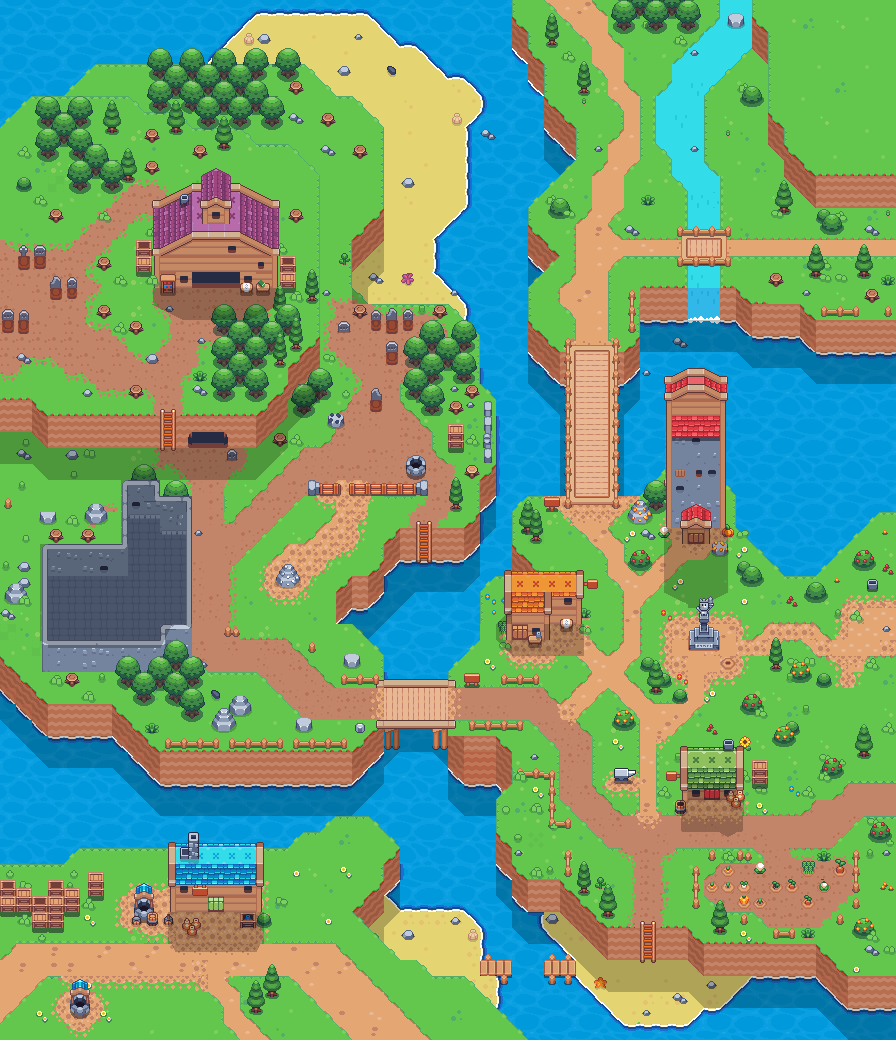

Rendered tile map (Tiled .tmx) drawn with the repository's tilesets; below, a short description and the map source with its tile grids summarised:
An orthogonal 56x65 tile map with 16x16 px tiles, 31 tile layers (water, beach, beach 2, land, ...).

<map version="1.10" tiledversion="1.10.2" orientation="orthogonal" renderorder="right-down" width="56" height="65" tilewidth="16" tileheight="16" infinite="0" nextlayerid="41" nextobjectid="1">
 <tileset firstgid="1" source="world_sprites.tsx" />
 <group id="38" name="base">
  <layer id="2" name="water" width="56" height="65">
   <data>[3640 cells, 3640 non-empty, 16 distinct tile ids]</data>
  </layer>
 </group>
 <group id="37" name="ground">
  <layer id="3" name="beach" width="56" height="65">
   <data>[3640 cells, 281 non-empty, 13 distinct tile ids]</data>
  </layer>
  <layer id="4" name="beach 2" width="56" height="65">
   <data>[3640 cells, 3 non-empty, 2 distinct tile ids]</data>
  </layer>
  <layer id="5" name="land" width="56" height="65">
   <data>[3640 cells, 2764 non-empty, 57 distinct tile ids]</data>
  </layer>
  <layer id="6" name="land 2" width="56" height="65">
   <data>[3640 cells, 143 non-empty, 25 distinct tile ids]</data>
  </layer>
  <layer id="7" name="cave" width="56" height="65">
   <data>[3640 cells, 27 non-empty, 5 distinct tile ids]</data>
  </layer>
  <layer id="8" name="waterfall" width="56" height="65">
   <data>[3640 cells, 59 non-empty, 12 distinct tile ids]</data>
  </layer>
 </group>
 <group id="36" name="waters">
  <layer id="9" name="animated water" width="56" height="65">
   <data>[3640 cells, 130 non-empty, 10 distinct tile ids]</data>
  </layer>
  <layer id="40" name="middle layer shadow" width="56" height="65">
   <data>[3640 cells, 1 non-empty, 1 distinct tile ids]</data>
  </layer>
  <layer id="10" name="animated water top" width="56" height="65">
   <data>[3640 cells, 13 non-empty, 4 distinct tile ids]</data>
  </layer>
 </group>
 <group id="35" name="road">
  <layer id="11" name="roads -1" width="56" height="65">
   <data>[3640 cells, 6 non-empty, 3 distinct tile ids]</data>
  </layer>
  <layer id="12" name="roads" width="56" height="65">
   <data>[3640 cells, 1018 non-empty, 51 distinct tile ids]</data>
  </layer>
  <layer id="13" name="roads 2" width="56" height="65">
   <data>[3640 cells, 231 non-empty, 25 distinct tile ids]</data>
  </layer>
  <layer id="14" name="roads 3" width="56" height="65">
   <data>[3640 cells, 32 non-empty, 9 distinct tile ids]</data>
  </layer>
 </group>
 <group id="34" name="bridge">
  <layer id="15" name="bridge shadow" width="56" height="65">
   <data>[3640 cells, 25 non-empty, 2 distinct tile ids]</data>
  </layer>
  <layer id="16" name="support" width="56" height="65">
   <data>[3640 cells, 14 non-empty, 3 distinct tile ids]</data>
  </layer>
  <layer id="17" name="wooden bridges" width="56" height="65">
   <data>[3640 cells, 98 non-empty, 21 distinct tile ids]</data>
  </layer>
 </group>
 <group id="32" name="houses">
  <layer id="18" name="houses -1" width="56" height="65">
   <data>[3640 cells, 17 non-empty, 15 distinct tile ids]</data>
  </layer>
  <layer id="19" name="houses" width="56" height="65">
   <data>[3640 cells, 176 non-empty, 82 distinct tile ids]</data>
  </layer>
  <layer id="20" name="houses 2" width="56" height="65">
   <data>[3640 cells, 88 non-empty, 58 distinct tile ids]</data>
  </layer>
  <layer id="21" name="houses 3" width="56" height="65">
   <data>[3640 cells, 32 non-empty, 22 distinct tile ids]</data>
  </layer>
  <layer id="22" name="houses 4" width="56" height="65">
   <data>[3640 cells, 12 non-empty, 5 distinct tile ids]</data>
  </layer>
 </group>
 <group id="33" name="misc">
  <layer id="24" name="ladders" width="56" height="65">
   <data>[3640 cells, 8 non-empty, 3 distinct tile ids]</data>
  </layer>
  <layer id="23" name="misc -1" width="56" height="65">
   <data>[3640 cells, 132 non-empty, 56 distinct tile ids]</data>
  </layer>
  <layer id="25" name="fences" width="56" height="65">
   <data>[3640 cells, 128 non-empty, 33 distinct tile ids]</data>
  </layer>
  <layer id="26" name="fences 2" width="56" height="65">
   <data>[3640 cells, 11 non-empty, 7 distinct tile ids]</data>
  </layer>
  <layer id="27" name="misc" width="56" height="65">
   <data>[3640 cells, 645 non-empty, 192 distinct tile ids]</data>
  </layer>
  <layer id="28" name="misc 2" width="56" height="65">
   <data>[3640 cells, 100 non-empty, 60 distinct tile ids]</data>
  </layer>
  <layer id="29" name="misc 3" width="56" height="65">
   <data>[3640 cells, 97 non-empty, 11 distinct tile ids]</data>
  </layer>
  <layer id="30" name="misc 4" width="56" height="65">
   <data>[3640 cells, 11 non-empty, 4 distinct tile ids]</data>
  </layer>
 </group>
 <group id="39" name="shadows">
  <layer id="31" name="shadows" width="56" height="65">
   <data>[3640 cells, 345 non-empty, 9 distinct tile ids]</data>
  </layer>
 </group>
</map>